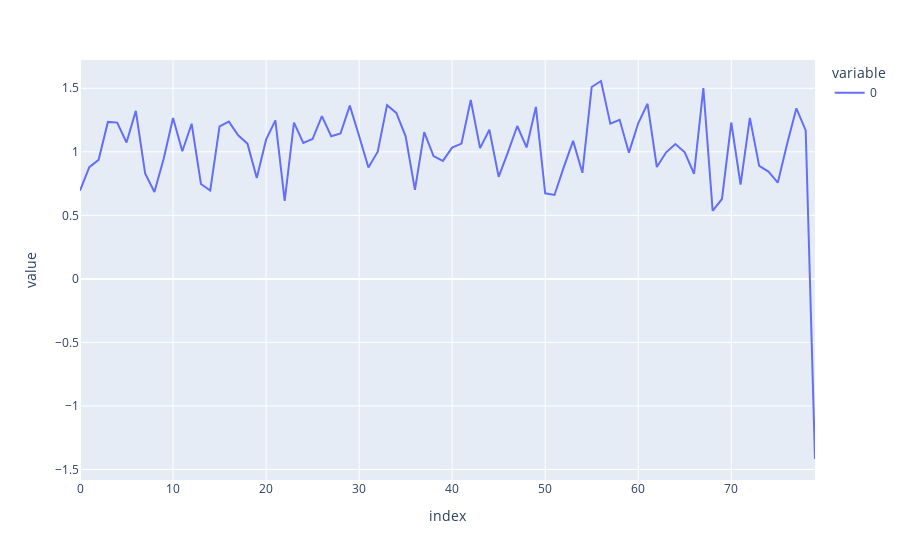

This figure's notebook cell:
### Code cell
px.line(y_pred[:80])

### Figure 1 — Plotly figure (JSON) as saved in the notebook; plotly's stock layout.template omitted (floating-point values rounded to 4 significant figures)
{"data": [{"hovertemplate": "variable=0<br>index=%{x}<br>value=%{y}<extra></extra>", "legendgroup": "0", "line": {"color": "#636efa", "dash": "solid"}, "mode": "lines", "name": "0", "orientation": "v", "showlegend": true, "type": "scatter", "x": [0, 1, 2, 3, 4, 5, 6, 7, 8, 9, 10, 11, 12, 13, 14, 15, 16, 17, 18, 19, 20, 21, 22, 23, 24, 25, 26, 27, 28, 29, 30, 31, 32, 33, 34, 35, 36, 37, 38, 39, 40, 41, 42, 43, 44, 45, 46, 47, 48, 49, 50, 51, 52, 53, 54, 55, 56, 57, 58, 59, 60, 61, 62, 63, 64, 65, 66, 67, 68, 69, 70, 71, 72, 73, 74, 75, 76, 77, 78, 79], "xaxis": "x", "y": [0.6936, 0.8791, 0.9369, 1.235, 1.23, 1.073, 1.322, 0.8305, 0.6833, 0.9481, 1.266, 1.005, 1.221, 0.747, 0.6958, 1.201, 1.238, 1.131, 1.064, 0.7942, 1.095, 1.248, 0.614, 1.23, 1.07, 1.101, 1.281, 1.122, 1.144, 1.363, 1.124, 0.8768, 1.001, 1.367, 1.306, 1.121, 0.7008, 1.155, 0.9662, 0.9283, 1.033, 1.065, 1.408, 1.029, 1.174, 0.8031, 0.9975, 1.203, 1.035, 1.353, 0.6736, 0.6605, 0.8791, 1.086, 0.8347, 1.51, 1.557, 1.221, 1.252, 0.9933, 1.225, 1.378, 0.8806, 0.9963, 1.061, 0.9961, 0.8272, 1.501, 0.536, 0.6289, 1.231, 0.7425, 1.267, 0.8898, 0.8441, 0.7573, 1.062, 1.343, 1.168, -1.417], "yaxis": "y"}], "layout": {"autosize": true, "legend": {"title": {"text": "variable"}, "tracegroupgap": 0}, "margin": {"t": 60}, "xaxis": {"anchor": "y", "autorange": true, "domain": [0, 1], "range": [0, 79], "title": {"text": "index"}, "type": "linear"}, "yaxis": {"anchor": "x", "autorange": true, "domain": [0, 1], "range": [-1.583, 1.723], "title": {"text": "value"}, "type": "linear"}}}
